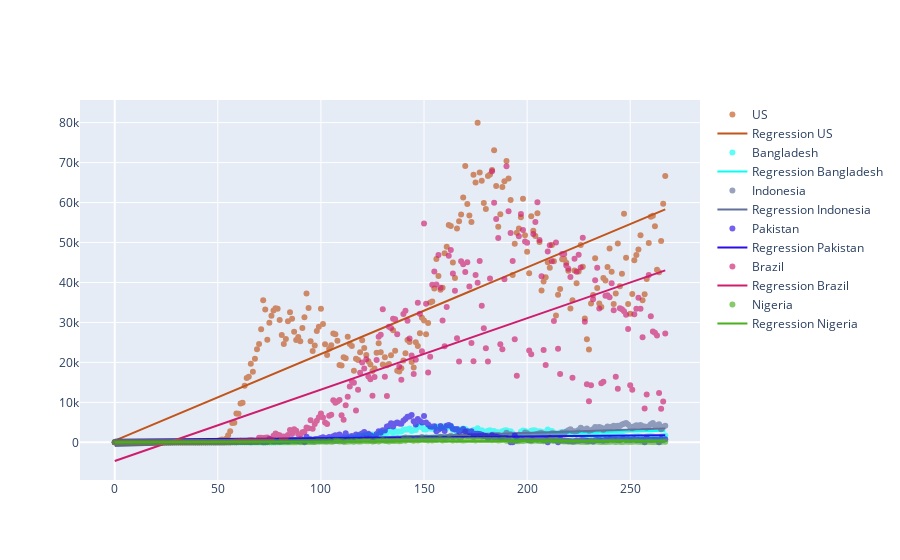

Notebook source saved alongside this figure:
### Code cell
fig = go.Figure()
days = CountryNewCases.index.values.reshape(-1, 1)
def draw(df, name):
    X = days
    model = LinearRegression()
    model.fit(X, df.values.reshape(-1, 1))

    x_range = np.linspace(X.min(), X.max(), df.size)
    y_range = model.predict(x_range.reshape(-1, 1))
    color1 = list(np.random.choice(range(256), size=3))
    Y_Range = pd.Series(y_range[:,0], index=df.index)
    fig.add_trace(
        go.Scatter(
            x=df.index,
            y=df.values,
            opacity=0.65,
            name=name,
            mode="markers",
            line=dict(width=2, color=f'rgb({color1[0]},{color1[1]},{color1[2]} )'),
        ))
    fig.add_trace(
        go.Scatter(
            x=df.index,
            y=Y_Range,
            opacity=1,
            name='Regression ' + name,
            line=dict(width=2, color=f'rgb({color1[0]},{color1[1]},{color1[2]} )'),
        ))
# # Set custom x-axis labels
# fig.update_xaxes(
#     tickvals=df.index[0::40],
#     ticktext=df['Date'][0::40],
# )


draw(CountryNewCases['US'], 'US')
draw(CountryNewCases['Bangladesh'], 'Bangladesh')
draw(CountryNewCases['Indonesia'], 'Indonesia')
draw(CountryNewCases['Pakistan'], 'Pakistan')
draw(CountryNewCases['Brazil'], 'Brazil')
draw(CountryNewCases['Nigeria'], 'Nigeria')

fig.show()

### Figure 1 — Plotly figure (JSON) as saved in the notebook; plotly's stock layout.template omitted (floating-point values rounded to 4 significant figures; data arrays with more than 128 entries replaced by an {"elided": "..."} marker saying what was removed)
{"data": [{"line": {"color": "rgb(193,85,27 )", "width": 2}, "mode": "markers", "name": "US", "opacity": 0.65, "type": "scatter", "x": {"elided": "268 int values"}, "y": {"elided": "268 int values"}}, {"line": {"color": "rgb(193,85,27 )", "width": 2}, "name": "Regression US", "opacity": 1, "type": "scatter", "x": {"elided": "268 int values"}, "y": {"elided": "268 float values"}}, {"line": {"color": "rgb(5,255,241 )", "width": 2}, "mode": "markers", "name": "Bangladesh", "opacity": 0.65, "type": "scatter", "x": {"elided": "268 int values"}, "y": {"elided": "268 int values"}}, {"line": {"color": "rgb(5,255,241 )", "width": 2}, "name": "Regression Bangladesh", "opacity": 1, "type": "scatter", "x": {"elided": "268 int values"}, "y": {"elided": "268 float values"}}, {"line": {"color": "rgb(98,112,156 )", "width": 2}, "mode": "markers", "name": "Indonesia", "opacity": 0.65, "type": "scatter", "x": {"elided": "268 int values"}, "y": {"elided": "268 int values"}}, {"line": {"color": "rgb(98,112,156 )", "width": 2}, "name": "Regression Indonesia", "opacity": 1, "type": "scatter", "x": {"elided": "268 int values"}, "y": {"elided": "268 float values"}}, {"line": {"color": "rgb(40,15,229 )", "width": 2}, "mode": "markers", "name": "Pakistan", "opacity": 0.65, "type": "scatter", "x": {"elided": "268 int values"}, "y": {"elided": "268 int values"}}, {"line": {"color": "rgb(40,15,229 )", "width": 2}, "name": "Regression Pakistan", "opacity": 1, "type": "scatter", "x": {"elided": "268 int values"}, "y": {"elided": "268 float values"}}, {"line": {"color": "rgb(207,29,110 )", "width": 2}, "mode": "markers", "name": "Brazil", "opacity": 0.65, "type": "scatter", "x": {"elided": "268 int values"}, "y": {"elided": "268 int values"}}, {"line": {"color": "rgb(207,29,110 )", "width": 2}, "name": "Regression Brazil", "opacity": 1, "type": "scatter", "x": {"elided": "268 int values"}, "y": {"elided": "268 float values"}}, {"line": {"color": "rgb(72,175,29 )", "width": 2}, "mode": "markers", "name": "Nigeria", "opacity": 0.65, "type": "scatter", "x": {"elided": "268 int values"}, "y": {"elided": "268 int values"}}, {"line": {"color": "rgb(72,175,29 )", "width": 2}, "name": "Regression Nigeria", "opacity": 1, "type": "scatter", "x": {"elided": "268 int values"}, "y": {"elided": "268 float values"}}], "layout": {}}
